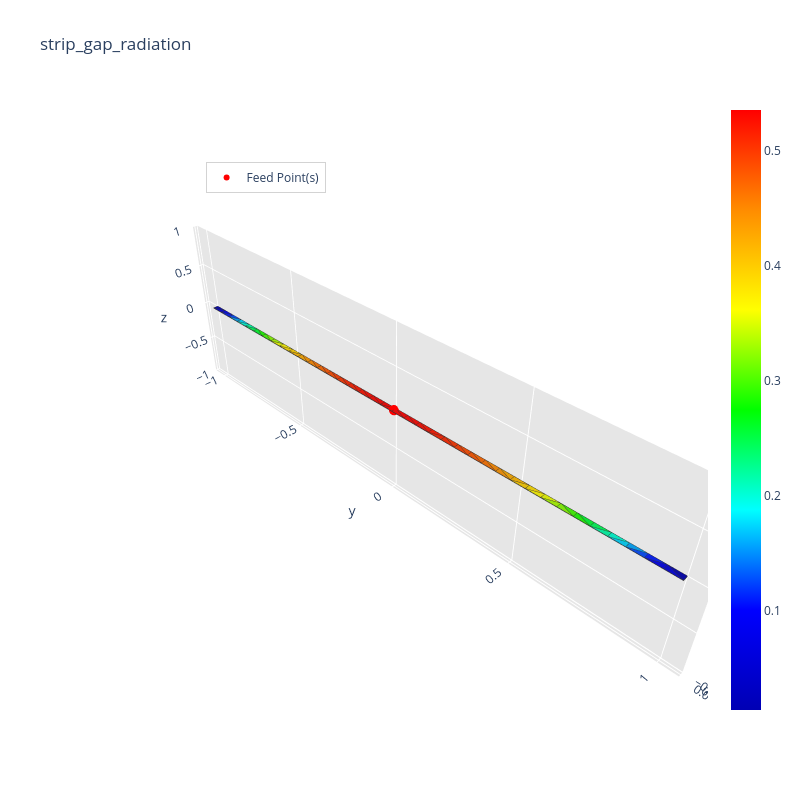

The notebook cell saved with this chart:
### Markdown cell above
if new_feed: matrice_z, voltage, current, surface_current_density = radiation_algorithm(path.mat, frequency, feed_point, voltage_amplitude=1, port_type=0)
else: pass

### Code cell
matrice_z, voltage, current, surface_current_density, gap_currents, gap_voltages, impedances, feed_powers = radiation_algorithm(
    path, frequency, feed_point,
    excitation_unit_vector='y',
    gap_width=gap_width,
)

### Figure 1 — Plotly figure (JSON) as saved in the notebook; plotly's stock layout.template omitted (floating-point values rounded to 4 significant figures; data arrays with more than 128 entries replaced by an {"elided": "..."} marker saying what was removed)
{"data": [{"facecolor": ["rgb(0, 0, 180)", "rgb(0, 0, 218)", "rgb(0, 0, 180)", "rgb(0, 0, 218)", "rgb(0, 28, 255)", "rgb(0, 0, 234)", "rgb(0, 168, 255)", "rgb(0, 76, 255)", "rgb(0, 255, 211)", "rgb(0, 213, 255)", "rgb(0, 255, 87)", "rgb(0, 255, 169)", "rgb(0, 255, 48)", "rgb(66, 255, 0)", "rgb(29, 255, 0)", "rgb(237, 255, 0)", "rgb(171, 255, 0)", "rgb(137, 255, 0)", "rgb(255, 221, 0)", "rgb(255, 249, 0)", "rgb(255, 184, 0)", "rgb(255, 208, 0)", "rgb(255, 172, 0)", "rgb(255, 140, 0)", "rgb(255, 150, 0)", "rgb(255, 106, 0)", "rgb(255, 116, 0)", "rgb(255, 77, 0)", "rgb(255, 86, 0)", "rgb(255, 54, 0)", "rgb(255, 61, 0)", "rgb(255, 23, 0)", "rgb(255, 34, 0)", "rgb(255, 40, 0)", "rgb(255, 19, 0)", "rgb(255, 8, 0)", "rgb(255, 11, 0)", "rgb(255, 2, 0)", "rgb(255, 3, 0)", "rgb(255, 2, 0)", "rgb(255, 0, 0)", "rgb(255, 0, 0)", "rgb(255, 3, 0)", "rgb(255, 11, 0)", "rgb(255, 8, 0)", "rgb(255, 23, 0)", "rgb(255, 19, 0)", "rgb(255, 40, 0)", "rgb(255, 34, 0)", "rgb(255, 61, 0)", "rgb(255, 54, 0)", "rgb(255, 86, 0)", "rgb(255, 77, 0)", "rgb(255, 116, 0)", "rgb(255, 106, 0)", "rgb(255, 150, 0)", "rgb(255, 140, 0)", "rgb(255, 208, 0)", "rgb(255, 184, 0)", "rgb(255, 172, 0)", "rgb(255, 249, 0)", "rgb(255, 221, 0)", "rgb(171, 255, 0)", "rgb(237, 255, 0)", "rgb(137, 255, 0)", "rgb(29, 255, 0)", "rgb(66, 255, 0)", "rgb(0, 255, 169)", "rgb(0, 255, 87)", "rgb(0, 255, 48)", "rgb(0, 213, 255)", "rgb(0, 255, 211)", "rgb(0, 76, 255)", "rgb(0, 168, 255)", "rgb(0, 0, 234)", "rgb(0, 28, 255)"], "i": [0, 1, 41, 41, 42, 39, 43, 38, 44, 37, 45, 36, 46, 47, 35, 47, 33, 34, 48, 33, 49, 32, 50, 51, 31, 52, 30, 53, 29, 54, 28, 55, 26, 27, 56, 57, 25, 23, 24, 60, 21, 22, 61, 62, 20, 63, 62, 64, 63, 65, 64, 66, 65, 67, 66, 68, 67, 69, 12, 68, 70, 11, 71, 10, 72, 73, 9, 74, 7, 8, 75, 6, 76, 5, 77, 4], "j": [1, 4, 2, 40, 39, 40, 38, 39, 37, 38, 36, 37, 36, 35, 36, 48, 34, 35, 49, 48, 50, 49, 51, 52, 51, 53, 52, 54, 53, 55, 54, 56, 55, 55, 57, 58, 57, 58, 58, 21, 22, 23, 21, 20, 21, 19, 19, 18, 18, 17, 17, 16, 16, 15, 15, 14, 14, 12, 13, 13, 11, 12, 10, 11, 10, 9, 10, 7, 8, 9, 6, 7, 5, 6, 4, 5], "k": [77, 77, 3, 2, 41, 41, 42, 42, 43, 43, 44, 44, 45, 46, 46, 33, 47, 47, 32, 32, 31, 31, 31, 30, 30, 29, 29, 28, 28, 27, 27, 25, 25, 26, 25, 24, 24, 59, 23, 59, 59, 59, 60, 61, 61, 62, 20, 63, 19, 64, 18, 65, 17, 66, 16, 67, 15, 68, 68, 14, 69, 69, 70, 70, 71, 72, 72, 73, 73, 73, 74, 74, 75, 75, 76, 76], "name": "", "type": "mesh3d", "x": [-0.01, 0.01, 0.01, -0.01, 0.01, 0.01, 0.01, 0.01, 0.01, 0.01, 0.01, 0.01, 0.01, 0.01, 0.01, 0.01, 0.01, 0.01, 0.01, 0.01, 0.01, 0.01, 0.01, 0.01, 0.01, 0.01, 0.01, 0.01, 0.01, 0.01, 0.01, 0.01, 0.01, 0.01, 0.01, 0.01, 0.01, 0.01, 0.01, 0.01, 0.01, -0.01, -0.01, -0.01, -0.01, -0.01, -0.01, -0.01, -0.01, -0.01, -0.01, -0.01, -0.01, -0.01, -0.01, -0.01, -0.01, -0.01, -0.01, -0.01, -0.01, -0.01, -0.01, -0.01, -0.01, -0.01, -0.01, -0.01, -0.01, -0.01, -0.01, -0.01, -0.01, -0.01, -0.01, -0.01, -0.01, -0.01], "y": [-1.0, -1.0, 1.0, 1.0, -0.9474, -0.8947, -0.8421, -0.7895, -0.7368, -0.6842, -0.6316, -0.5789, -0.5263, -0.4737, -0.4211, -0.3684, -0.3158, -0.2632, -0.2105, -0.1579, -0.1053, -0.05263, 0.0, 0.05263, 0.1053, 0.1579, 0.2105, 0.2632, 0.3158, 0.3684, 0.4211, 0.4737, 0.5263, 0.5789, 0.6316, 0.6842, 0.7368, 0.7895, 0.8421, 0.8947, 0.9474, 0.9474, 0.8947, 0.8421, 0.7895, 0.7368, 0.6842, 0.6316, 0.5789, 0.5263, 0.4737, 0.4211, 0.3684, 0.3158, 0.2632, 0.2105, 0.1579, 0.1053, 0.05263, 0.0, -0.05263, -0.1053, -0.1579, -0.2105, -0.2632, -0.3158, -0.3684, -0.4211, -0.4737, -0.5263, -0.5789, -0.6316, -0.6842, -0.7368, -0.7895, -0.8421, -0.8947, -0.9474], "z": [0.0, 0.0, 0.0, 0.0, 0.0, 0.0, 0.0, 0.0, 0.0, 0.0, 0.0, 0.0, 0.0, 0.0, 0.0, 0.0, 0.0, 0.0, 0.0, 0.0, 0.0, 0.0, 0.0, 0.0, 0.0, 0.0, 0.0, 0.0, 0.0, 0.0, 0.0, 0.0, 0.0, 0.0, 0.0, 0.0, 0.0, 0.0, 0.0, 0.0, 0.0, 0.0, 0.0, 0.0, 0.0, 0.0, 0.0, 0.0, 0.0, 0.0, 0.0, 0.0, 0.0, 0.0, 0.0, 0.0, 0.0, 0.0, 0.0, 0.0, 0.0, 0.0, 0.0, 0.0, 0.0, 0.0, 0.0, 0.0, 0.0, 0.0, 0.0, 0.0, 0.0, 0.0, 0.0, 0.0, 0.0, 0.0]}, {"line": {"color": "rgb(50, 50, 50)", "width": 1.5}, "mode": "lines", "showlegend": false, "type": "scatter3d", "x": {"elided": "380 float values"}, "y": {"elided": "380 float values"}, "z": {"elided": "380 int values"}}, {"hoverinfo": "none", "marker": {"color": [0.01416, 0.535], "colorscale": [[0, "rgb(0, 0, 180)"], [0.1667, "rgb(0, 0, 255)"], [0.3333, "rgb(0, 255, 255)"], [0.5, "rgb(0, 255, 0)"], [0.6667, "rgb(255, 255, 0)"], [0.8333, "rgb(255, 140, 0)"], [1, "rgb(255, 0, 0)"]], "showscale": true, "size": 0.1}, "mode": "markers", "showlegend": false, "type": "scatter3d", "x": [-0.01], "y": [-1.0], "z": [0.0]}, {"marker": {"color": "red", "size": 6, "symbol": "circle"}, "mode": "markers+text", "name": "Feed Point(s)", "type": "scatter3d", "x": [0], "y": [0], "z": [0]}], "layout": {"height": 800, "legend": {"bgcolor": "rgba(255,255,255,0.7)", "bordercolor": "lightgray", "borderwidth": 1, "x": 0.2, "xanchor": "left", "y": 0.9, "yanchor": "top"}, "scene": {"aspectratio": {"x": 0.01, "y": 1, "z": 0.3}, "camera": {"eye": {"x": 0.65, "y": 0.65, "z": 0.65}}, "xaxis": {"backgroundcolor": "rgb(230, 230, 230)", "gridcolor": "rgb(255, 255, 255)", "showbackground": true, "zerolinecolor": "rgb(255, 255, 255)"}, "yaxis": {"backgroundcolor": "rgb(230, 230, 230)", "gridcolor": "rgb(255, 255, 255)", "showbackground": true, "zerolinecolor": "rgb(255, 255, 255)"}, "zaxis": {"backgroundcolor": "rgb(230, 230, 230)", "gridcolor": "rgb(255, 255, 255)", "showbackground": true, "zerolinecolor": "rgb(255, 255, 255)"}}, "title": {"text": "strip_gap_radiation"}, "width": 800}}
